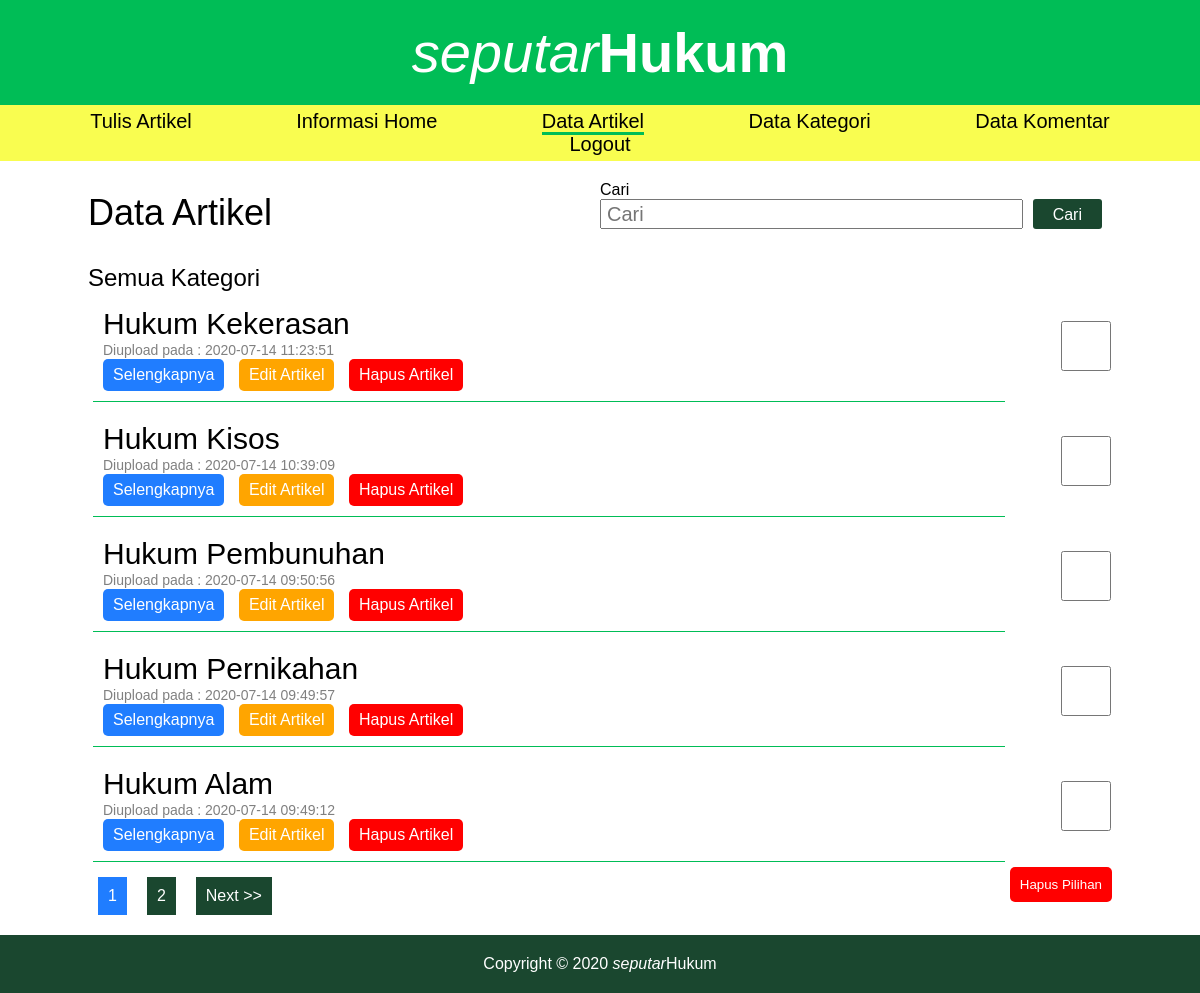
Page /index.php?page=data_artikel (signed in) on the earlier database version.
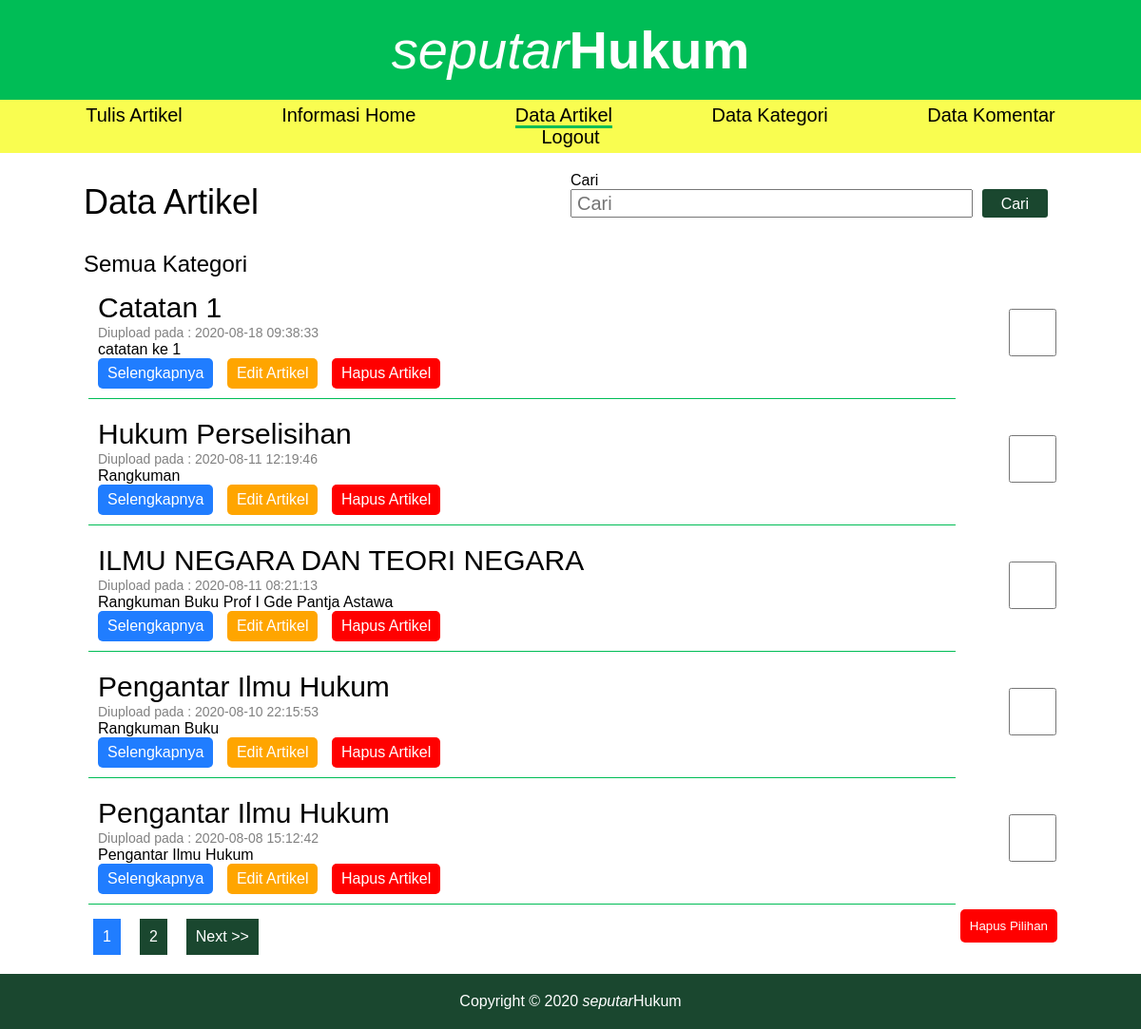
Same page on the later database version.
### tables this page shows
CREATE TABLE `artikel` (
  `id_artikel` int(11) NOT NULL,
  `judul` varchar(255) NOT NULL,
  `id_kategori` int(11) NOT NULL,
  `deskripsi` varchar(255) NOT NULL,
  `isi` mediumtext NOT NULL,
  `tgl_dibuat` datetime NOT NULL DEFAULT current_timestamp()
);

### data_artikel.php (the view, shortened to what this page needs)
<?php
    $pagination = isset($_GET['pagination']) ? $_GET['pagination'] : 1;
    $cari = isset($_GET['cari']) ? $_GET['cari'] : false;
    $id_kategori = isset($_GET['id_kategori']) ? $_GET['id_kategori'] : false;
    $data_per_halaman = 5;
    $mulai_dari = ($pagination - 1) * $data_per_halaman;
?>
<div class="container">
    <div class="header-data-artikel">
        <h2>Data Artikel</h2>
        <form action="<?= BASE_URL.'index.php?page=data_artikel' ?>" method="get">
            <div class="element-form">
                <label>Cari</label>
                <span><input type="text" name="cari" value="<?= $cari ?>" placeholder="Cari"><input type="submit" value="Cari"></span>
            </div>
        </form>
    </div>
    <section class='frame-list-artikel'>
        <?php
            $search_url = "";
            $where = "";
            if(!$id_kategori){
                echo "<h2 style='font-weight:normal;'>Semua Kategori</h2>";
            }
            $statementArtikel = $conn->prepare("SELECT artikel.*,kategori.kategori,kategori.id_kategori FROM artikel JOIN kategori ON kategori.id_kategori = artikel.id_kategori $where ORDER BY artikel.tgl_dibuat DESC LIMIT $mulai_dari, $data_per_halaman ");
            $statementArtikel->execute();
            $result = $statementArtikel->fetchAll(PDO::FETCH_ASSOC);
            $boxClass = "";
            if($level){
                $boxClass = "box-artikel-data";
            }
            if(count($result) != 0):
            foreach($result as $row){
                echo "<div class='$boxClass'>
                        <div class='box-artikel'>
                            <label>$row[judul]</label>
                            <label>Diupload pada : $row[tgl_dibuat]</label>
                            <p>$row[deskripsi]</p>
                        ";
                        ?>
                            <span>
                                <a href="<?= BASE_URL.'index.php?page=artikel&id_artikel='.$row['id_artikel'].'' ?>" class='button-readmore'>Selengkapnya</a>
                                <a href="<?= BASE_URL.'index.php?page=tulis_artikel&id_artikel='.$row['id_artikel'].'&button=edit' ?>" class="button-edit">Edit Artikel</a>
                                <a href="<?= BASE_URL.'proses/hapus_artikel.php?id_artikel='.$row['id_artikel'].'' ?>" class='button-hapus' onclick="return confirm('Apakah Anda yakin? (komentar yang ada di artikel ini juga akan dihapus)')">Hapus Artikel</a>
                            </span>
                        </div>
                        <div class="checkbox-artikel">
                            <form action="<?= BASE_URL.'proses/hapus_artikel.php' ?>" method="POST">
                                <input type="checkbox" name="selected[]" value="<?= $row['id_artikel'] ?>">
                        </div>
                    </div>
            <?php
            }
            $statementHitungArtikel = $conn->prepare("SELECT artikel.*,kategori.kategori FROM artikel JOIN kategori ON kategori.id_kategori = artikel.id_kategori $where ORDER BY artikel.tgl_dibuat DESC");
            $statementHitungArtikel->execute();
            $resultH = $statementHitungArtikel->fetchAll(PDO::FETCH_ASSOC);
            $url = "index.php?page=data_artikel$search_url";
            pagination($resultH, $data_per_halaman, $pagination, $url);
            ?>
                <input type="submit" name="delete" class="hapus-pilihan" value="Hapus Pilihan" onclick="return confirm('Apakah anda yakin? (komentar yang ada di artikel ini juga akan dihapus)')">
                <?php
            endif;
            ?>
    </section>
</div>

### function/helper.php (shortened to what this page needs)
<?php
     function pagination($resultH, $data_per_halaman, $pagination, $url){
          $totalData = count($resultH);
          $total_halaman = ceil($totalData/$data_per_halaman);
          $mulaiPagination = 1;
          $batasAkhirPagination = $total_halaman;
          for($i=$mulaiPagination;$i<=$batasAkhirPagination;$i++){
               if($pagination == $i){
                    echo "<a href='".BASE_URL."$url&pagination=$i' class='pagination-links active-pagination'>$i</a>";
               }else{
                    echo "<a href='".BASE_URL."$url&pagination=$i' class='pagination-links'>$i</a>";
               }
          }
          if($pagination < $total_halaman){
               $next = $pagination+1;
               echo "<a href='".BASE_URL."$url&pagination=$next' class='pagination-links'>Next >></a>";
          }
     }
          ?>

Differences in the rows shown:
removed artikel: judul "Hukum Kekerasan", tgl_dibuat "2020-07-14 11:23:51"
no longer on this page (row edited): artikel: judul "Hukum Kisos", tgl_dibuat "2020-07-14 10:39:09"
no longer on this page (row edited): artikel: judul "Hukum Pembunuhan", tgl_dibuat "2020-07-14 09:50:56"
removed artikel: judul "Hukum Pernikahan", tgl_dibuat "2020-07-14 09:49:57"
no longer on this page (row edited): artikel: judul "Hukum Alam", tgl_dibuat "2020-07-14 09:49:12"
added artikel: judul "Catatan 1", tgl_dibuat "2020-08-18 09:38:33", deskripsi "catatan ke 1"
added artikel: judul "Hukum Perselisihan", tgl_dibuat "2020-08-11 12:19:46", deskripsi "Rangkuman"
added artikel: judul "ILMU NEGARA DAN TEORI NEGARA", tgl_dibuat "2020-08-11 08:21:13", deskripsi "Rangkuman Buku Prof I Gde Pantja Astawa"
added artikel: judul "Pengantar Ilmu Hukum", tgl_dibuat "2020-08-10 22:15:53", deskripsi "Rangkuman Buku"
added artikel: judul "Pengantar Ilmu Hukum", tgl_dibuat "2020-08-08 15:12:42", deskripsi "Pengantar Ilmu Hukum"
